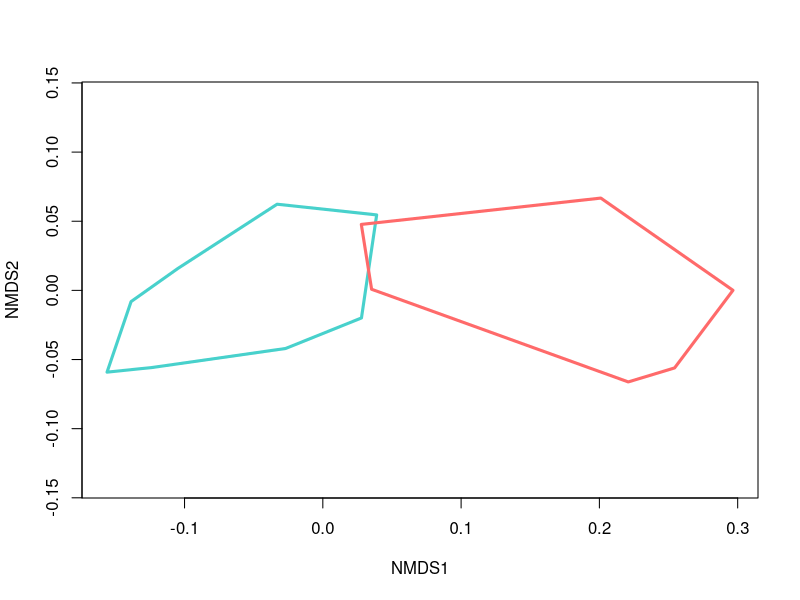

Here is the R script that generated this plot: (Note: this script raises an error after producing the figure.)
## ---- chunk 1

#load packages
library(vegan)
library(dplyr)
library(GGally)
## ---- chunk 2

#inport data
weatherdf<- read.csv("gothicweather.csv")
## ---- chunk 3

#create matrix
mat <- as.matrix(weatherdf)

#rename rows
row.names(mat) <- weatherdf$Winter

#delete non-numeric columns
colnames(mat)[1] <- "1"
colnames(mat)[5] <- "5"
colnames(mat)[6] <- "6"
mat <- mat[, - c(1, 5, 6)]
## ---- chunk 4

# Make dataframe
dmat <- as.data.frame(mat) 

#change columns to numeric
dmat$Total <- as.numeric(dmat$Total)
dmat$Apr.1 <- as.numeric(dmat$Apr.1)
dmat$May.1 <- as.numeric(dmat$May.1)
dmat$Water <- as.numeric(dmat$Water)
dmat$Above.freezing <- as.numeric(dmat$Above.freezing)
dmat$Days.covered <- as.numeric(dmat$Days.covered)
dmat$Drought <- as.numeric(dmat$Drought)

#create value with drought information
gr <- c(dmat$Drought)

#remove drought column from other data
colnames(dmat)[7] <- "7" #rename
dmat2 <- dmat[, -7] #remove
## ---- chunk 5

# run a NMDS ordination
ord <- metaMDS(dmat2)
## ---- chunk 6

plot(ord, disp="sites", type="n")
  ordihull(ord, gr, col=c("mediumturquoise", "indianred1"), lwd=3)
  ordiellipse(ord, gr, draw="polygon", col=c("mediumturquoise", "indianred1"), alpha = c(50, 50))
  orditorp(ord,display="species",col="black",air=0.01, cex = .8)
  # orditorp(ord,display="sites", select = sel, col= "black", air=0.01,cex=1)
  points(ord, display = "sites", cex = 0.5, pch = 3, col = "black")
plot(data.envfit, col = "black", cex = .5)
## ---- chunk 7
data.envfit <- envfit(ord, gr, lwd = 2)
plot(data.envfit, col = "black", cex = .5)
data.envfit
## ---- chunk 8
des= weatherdf[,c(1, 10)] #remove everything but drought status

des$Drought= as.factor(ifelse(des$Drought == 1, "Non Drought", "Drought"))
rownames(des) <- des[,1]
des[,1] <- NULL


## ---- chunk 9
dist.mat <- vegdist(dmat2, method = "horn")
## ---- chunk 10
adonis(dist.mat ~ Drought, des, perm = 999)
